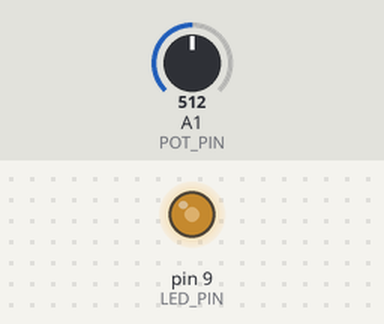
The sketch below on a simulated Arduino Uno, built with avr-gcc and run on an emulated ATmega328P. On the bench: output pins drawn as LEDs (lit = HIGH). The inputs (shaded band) are chosen by the test bench; at power-on: A1 (POT_PIN) = 512. What the sketch prints to the serial monitor is not drawn.

Above: at 1.2 s.
1.3 s: A1 (POT_PIN) set to 716
At 2.6 s:
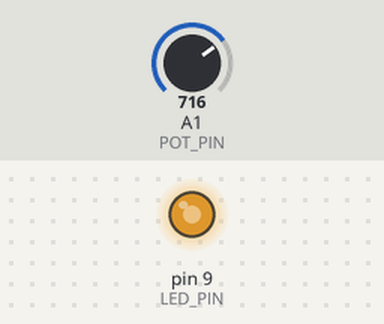
2.9 s: A1 (POT_PIN) set to 989
At 4.1 s:
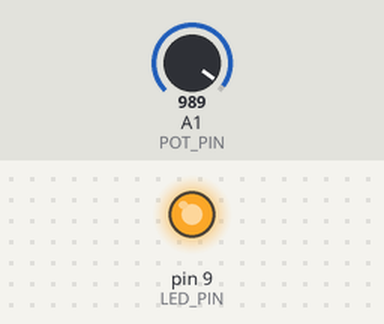
4.5 s: A1 (POT_PIN) set to 1017
At 5.5 s:
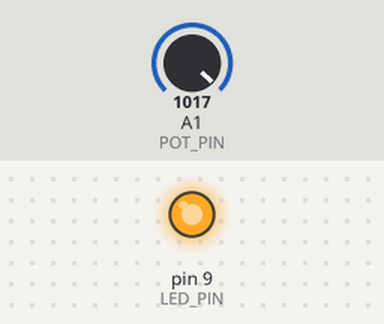
7.5 s: A1 (POT_PIN) set to 122
At 8.2 s:
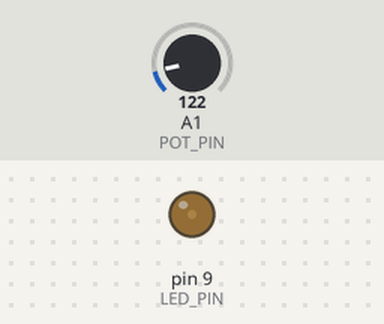
9.1 s: A1 (POT_PIN) set to 106
At 9.6 s:
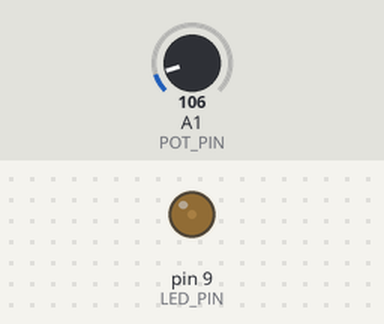
12.1 s: A1 (POT_PIN) set to 94
At 13.5 s:
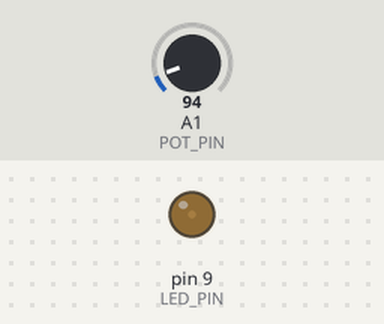
Timing chart, 0 to 14.7 s (numbered marks = the images above; inputs shaded):
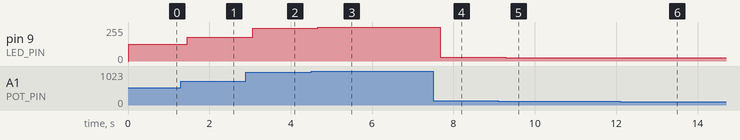

Measured:
- after the input at 1.3 s, pin 9 (LED_PIN): 127/255 → 178/255 after 0.16 s
- after the input at 2.9 s, pin 9 (LED_PIN): 178/255 → 246/255 after 0.16 s
- after the input at 4.5 s, pin 9 (LED_PIN): 246/255 → 253/255 after 0.17 s
- after the input at 7.5 s, pin 9 (LED_PIN): 253/255 → 30/255 after 0.18 s
- after the input at 9.1 s, pin 9 (LED_PIN): 30/255 → 26/255 after 0.19 s
- after the input at 12.1 s, pin 9 (LED_PIN): 26/255 → 23/255 after 0.20 s

The sketch:

03_potentiometer_led.ino
```cpp
/*
 * 第一組：光線控制組
 * 範例 3：電位器控制 LED 亮度
 *
 * 學習重點：
 * - analogRead() 類比輸入
 * - 類比輸入範圍：0-1023 (10-bit ADC)
 * - map() 函數數值映射
 */

#define POT_PIN A1   // 電位器接在 A1 腳位
#define LED_PIN 9    // LED 接在 D9 腳位

void setup() {
  pinMode(LED_PIN, OUTPUT);

  Serial.begin(9600);
  Serial.println("電位器控制 LED 亮度");
  Serial.println("類比輸入範圍: 0-1023");
  Serial.println("PWM 輸出範圍: 0-255");
}

void loop() {
  // 讀取電位器數值 (0-1023)
  int potValue = analogRead(POT_PIN);

  // 將 0-1023 映射到 0-255
  int brightness = map(potValue, 0, 1023, 0, 255);

  // 設定 LED 亮度
  analogWrite(LED_PIN, brightness);

  // 顯示數值（每 200ms 更新一次，避免刷太快）
  Serial.print("電位器: ");
  Serial.print(potValue);
  Serial.print(" -> LED 亮度: ");
  Serial.println(brightness);

  delay(200);
}

/*
 * 知識補充：
 * map(value, fromLow, fromHigh, toLow, toHigh)
 *
 * 將數值從一個範圍映射到另一個範圍
 * 例如：map(512, 0, 1023, 0, 255) = 127
 *
 * 電位器（可變電阻）原理：
 * - 三隻腳：VCC, 訊號輸出, GND
 * - 旋轉時改變電阻值，從而改變輸出電壓
 * - 輸出電壓範圍：0V ~ 5V
 *
 * 練習題：
 * 1. 反轉控制方向（電位器轉到底時 LED 最暗）
 * 2. 設定最低亮度（永遠不會全暗）
 * 3. 加入第二顆 LED，一顆漸亮另一顆漸暗
 */
```
